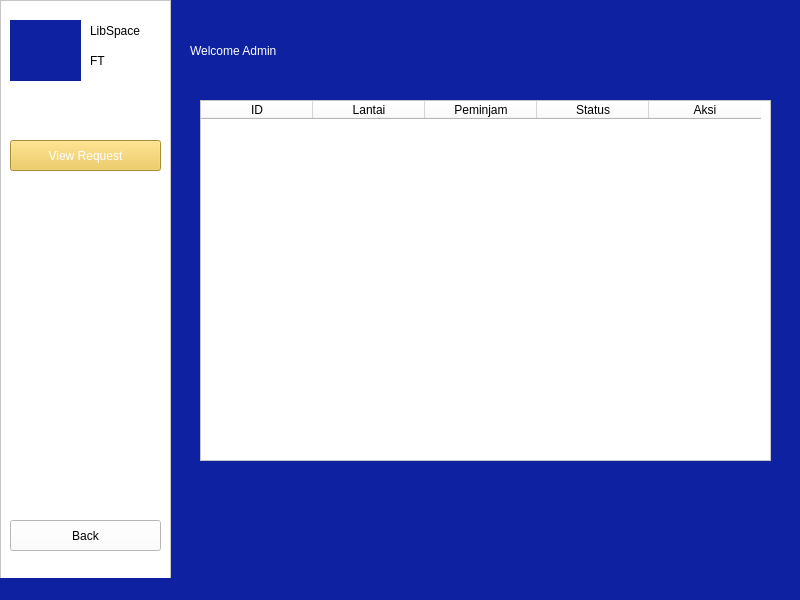
<?xml version="1.0" encoding="UTF-8"?>
<ui version="4.0">
 <class>ViewRequest</class>
 <widget class="QMainWindow" name="ViewRequest">
  <property name="geometry">
   <rect>
    <x>0</x>
    <y>0</y>
    <width>800</width>
    <height>600</height>
   </rect>
  </property>
  <property name="maximumSize">
   <size>
    <width>800</width>
    <height>600</height>
   </size>
  </property>
  <property name="windowTitle">
   <string>MainWindow</string>
  </property>
  <property name="styleSheet">
   <string notr="true">background-color: rgb(13, 33, 161);
</string>
  </property>
  <widget class="QWidget" name="centralwidget">
   <widget class="QGraphicsView" name="rectangleAdmin">
    <property name="geometry">
     <rect>
      <x>0</x>
      <y>0</y>
      <width>171</width>
      <height>591</height>
     </rect>
    </property>
    <property name="styleSheet">
     <string notr="true">background-color: rgb(255, 255, 255);</string>
    </property>
   </widget>
   <widget class="QLabel" name="apkLabelName">
    <property name="geometry">
     <rect>
      <x>90</x>
      <y>10</y>
      <width>71</width>
      <height>41</height>
     </rect>
    </property>
    <property name="styleSheet">
     <string notr="true">font: 700 12pt &quot;Comic Sans MS&quot;;
color: rgb(0, 0, 0);
background-color: rgb(255, 255, 255);</string>
    </property>
    <property name="text">
     <string>LibSpace</string>
    </property>
    <property name="alignment">
     <set>Qt::AlignmentFlag::AlignLeading|Qt::AlignmentFlag::AlignLeft|Qt::AlignmentFlag::AlignVCenter</set>
    </property>
   </widget>
   <widget class="QPushButton" name="viewRequestButton">
    <property name="geometry">
     <rect>
      <x>10</x>
      <y>140</y>
      <width>151</width>
      <height>31</height>
     </rect>
    </property>
    <property name="styleSheet">
     <string notr="true">background-color: rgb(238, 198, 67);
font: 700 10pt &quot;Century Gothic&quot;;
color: rgb(255, 255, 255);</string>
    </property>
    <property name="text">
     <string>View Request</string>
    </property>
   </widget>
   <widget class="QPushButton" name="backButton">
    <property name="geometry">
     <rect>
      <x>10</x>
      <y>520</y>
      <width>151</width>
      <height>31</height>
     </rect>
    </property>
    <property name="styleSheet">
     <string notr="true">background-color: rgb(255, 255, 255);
color: rgb(0, 0, 0);
font: 700 10pt &quot;Century Gothic&quot;;</string>
    </property>
    <property name="text">
     <string>Back</string>
    </property>
   </widget>
   <widget class="QLabel" name="apkLabelName_2">
    <property name="geometry">
     <rect>
      <x>190</x>
      <y>20</y>
      <width>271</width>
      <height>61</height>
     </rect>
    </property>
    <property name="styleSheet">
     <string notr="true">font: 700 26pt &quot;Comic Sans MS&quot;;
color : rgb(255, 255, 255);</string>
    </property>
    <property name="text">
     <string>Welcome Admin</string>
    </property>
    <property name="alignment">
     <set>Qt::AlignmentFlag::AlignLeading|Qt::AlignmentFlag::AlignLeft|Qt::AlignmentFlag::AlignVCenter</set>
    </property>
   </widget>
   <widget class="QTableWidget" name="inventoryTable">
    <property name="geometry">
     <rect>
      <x>200</x>
      <y>100</y>
      <width>571</width>
      <height>361</height>
     </rect>
    </property>
    <property name="styleSheet">
     <string notr="true">color: rgb(0, 0, 0);
background-color: rgb(255, 255, 255);</string>
    </property>
    <property name="rowCount">
     <number>0</number>
    </property>
    <property name="columnCount">
     <number>5</number>
    </property>
    <attribute name="horizontalHeaderMinimumSectionSize">
     <number>20</number>
    </attribute>
    <attribute name="horizontalHeaderDefaultSectionSize">
     <number>112</number>
    </attribute>
    <attribute name="verticalHeaderDefaultSectionSize">
     <number>30</number>
    </attribute>
    <column>
     <property name="text">
      <string>ID</string>
     </property>
    </column>
    <column>
     <property name="text">
      <string>Lantai</string>
     </property>
    </column>
    <column>
     <property name="text">
      <string>Peminjam</string>
     </property>
    </column>
    <column>
     <property name="text">
      <string>Status</string>
     </property>
    </column>
    <column>
     <property name="text">
      <string>Aksi</string>
     </property>
    </column>
   </widget>
   <widget class="QLabel" name="apkLabelName_3">
    <property name="geometry">
     <rect>
      <x>90</x>
      <y>40</y>
      <width>71</width>
      <height>41</height>
     </rect>
    </property>
    <property name="styleSheet">
     <string notr="true">font: 700 12pt &quot;Comic Sans MS&quot;;
color: rgb(0, 0, 0);
background-color: rgb(255, 255, 255);</string>
    </property>
    <property name="text">
     <string>FT</string>
    </property>
    <property name="alignment">
     <set>Qt::AlignmentFlag::AlignLeading|Qt::AlignmentFlag::AlignLeft|Qt::AlignmentFlag::AlignVCenter</set>
    </property>
   </widget>
   <widget class="QLabel" name="LibSpaceLogo">
    <property name="geometry">
     <rect>
      <x>10</x>
      <y>20</y>
      <width>71</width>
      <height>61</height>
     </rect>
    </property>
    <property name="text">
     <string/>
    </property>
    <property name="pixmap">
     <pixmap>../../../Downloads/LIBSPACE FT/1.png</pixmap>
    </property>
    <property name="scaledContents">
     <bool>true</bool>
    </property>
   </widget>
  </widget>
  <widget class="QMenuBar" name="menubar">
   <property name="geometry">
    <rect>
     <x>0</x>
     <y>0</y>
     <width>800</width>
     <height>17</height>
    </rect>
   </property>
  </widget>
  <widget class="QStatusBar" name="statusbar"/>
 </widget>
 <resources/>
 <connections/>
</ui>
